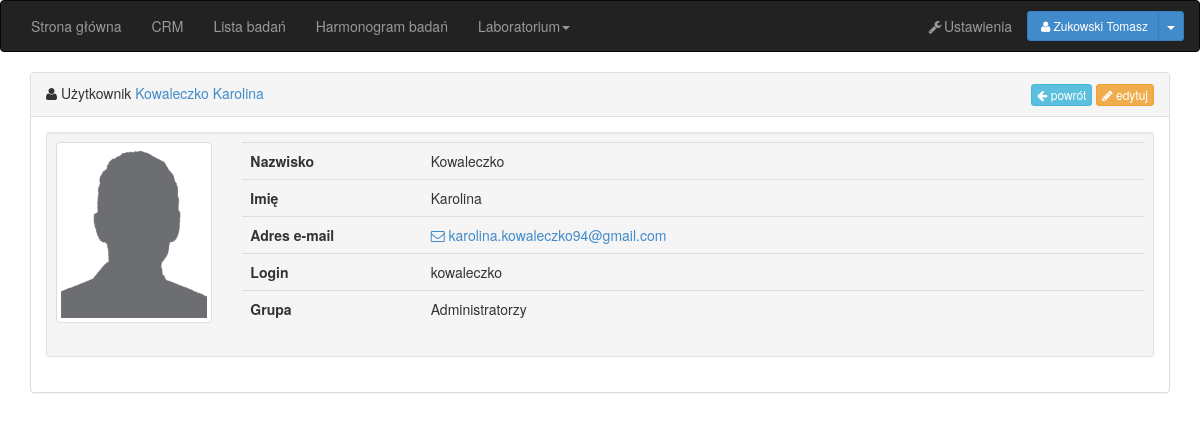
/users/details/3 (signed in), run on the app's committed database.
### tables this page shows
CREATE TABLE IF NOT EXISTS `_conf_navigation_links` (
`id` int(11) NOT NULL,
  `link` varchar(255) NOT NULL,
  `description` text NOT NULL,
  `location` varchar(255) NOT NULL,
  `_permission` int(11) NOT NULL DEFAULT '0',
  `_active` int(11) NOT NULL DEFAULT '1',
  `_parent` int(11) NOT NULL DEFAULT '0',
  `_possition` int(11) NOT NULL DEFAULT '1'
);

### Models/model.php (called while the page is built, shortened)
<?php
abstract class model
{
    protected $pdo;
    public function __construct()
    {
        try
        {
            $this->pdo = new PDO('mysql:host=' . $settings['host'] . ';dbname=' . $settings['dbase'], $settings['user'], $settings['pass'],array(PDO::MYSQL_ATTR_INIT_COMMAND => "SET NAMES utf8") );
            $this->pdo->setAttribute(PDO::ATTR_ERRMODE, PDO::ERRMODE_EXCEPTION);
        } catch(PDOException $e)
        {
            if(isset($_SESSION['id']))
            {
                Permissions::forwarding('/users/log_out/');
            }
            if(strpos($_SERVER['REQUEST_URI'],'/modules/install_app')===false)
            {
                view::setAlertPanel('Nie udało się połączyć z bazą danych! <a href="/modules/install_app/">Instalator</a>', 'danger', null, null);
            }
        }
    }
    public function getData($query = null, $mode = true)
    {
        try
        {
            $result = $this->pdo->query($query);
            if(!empty($result))
            {
                if($mode==true)
                {
                    $data = null;
                    while($row = $result->fetch(PDO::FETCH_ASSOC))
                    {
                        $data[] = $row;
                    }
                    if( count( $data ) == 1 ) $data = $data[0];
                }
                else
                {
                    $data = null;
                    while($row = $result->fetch(PDO::FETCH_ASSOC))
                    {
                        $data[] = $row;
                    }
                }
                return $data;
            }
        } catch(PDOException $e)
        {
            return false;
        }
        return false;
    }
}

### Controllers/users_controller.php (called while the page is built, shortened)
<?php
class users_controller extends controller
{
    public function details($params)
    {
        $View = $this->loadView();
        $View->details($params);
        $View->render('details');
    }
}

### index.php (called while the page is built, shortened)
<?php
$URL = new Router();
$Controller = new $controller_name();
$action_name = $URL->getAction();
$Controller->$action_name($URL->getParams());
?>

### Permissions.class.php (called while the page is built, shortened)
<?php
class Permissions {
    public static function checkPermission($right, $forwarding=false) {
        if(!empty($_SESSION['id']))
        {
            if(is_string($right))
            {
                $right = trim($right);
            }
            if($right===true)
            {
                return true;
            }
            if(is_string($right) && !empty($right))
            {
                if(in_array($right,$_SESSION['rights_set']))
                {
                    return true;
                }
            }
            return false;
        }
    }
}

### Models/navigation_model.php (the view, shortened to what this page needs)
<?php
class navigation_model extends model {
    public $links;
    public function setLinks() {
        $links = $this->getData("SELECT
                                          _conf_navigation_links.*,
                                          (SELECT IF(_rights_set.right_name IS NOT NULL, _rights_set.right_name, 'asd')
                                           FROM _rights_set
                                           WHERE _rights_set.id = _conf_navigation_links._permission) AS permission
                                        FROM _conf_navigation_links
                                        ORDER BY _possition, link", false);
        for($i=0;$i<count($links);$i++)
        {
            if(is_null($links[$i]['permission']))
                $links[$i]['permission']=true;
        }
        $this->links = $links;
    }
    public function hasChildren($parent=null, $active = false) {
        if(!empty($parent) || is_string($parent))
        {
            if($active==false)
            {
                return $this->getData("SELECT _conf_navigation_links.* FROM _conf_navigation_links WHERE _parent = '$parent'", false);
            }
            else
            {
                return $this->getData("SELECT _conf_navigation_links.* FROM _conf_navigation_links WHERE _active = '1' AND _parent = '$parent'", false);
            }
        }
        else
        {
            return false;
        }
    }
    public function renderNavigation() {
    try
    {
        if(!empty($this->links) && is_array($this->links))
        {
            foreach($this->links as $link)
            {
                if($link['_parent']==0)
                {
                    if(!$this->hasChildren($link['id'],true))
                    {
                        if(Permissions::checkPermission($link['permission']) && $link['_active']==1)
                        {
                            echo '<li><a href="/'.$link['location'].'">' . $link['link'] . '</a></li>';
                        }
                    }
                    else
                    {
                        if(Permissions::checkPermission($link['permission']) && $link['_active']==1)
                        {
                            echo "<li class='dropdown'>";
                            echo '<a href="#" class="dropdown-toggle" data-toggle="dropdown">' . $link['link'] . '<span class="caret"></span></a>';
                            echo "</li>";
                        }
                    }
                }
            }
        }
        else
        {
            throw new Exception('You should first run getLinks();');
        }
    }
    catch(Exception $e)
        {
            echo $e->getMessage();
            return false;
            exit;
        }
    }
}

### data on the page
_conf_navigation_links: link "Strona główna"
_conf_navigation_links: link "CRM"
_conf_navigation_links: link "Lista badań"
_conf_navigation_links: link "Harmonogram badań"
_conf_navigation_links: link "Laboratorium"

### other printed values
$_SESSION['user'] "Zukowski Tomasz"
$this->get('surname') "Kowaleczko"
$this->get('forename') "Karolina"
$this->get('email') "karolina.kowaleczko94@gmail.com"
$this->get('login') "kowaleczko"
$this->get('group') "Administratorzy"
